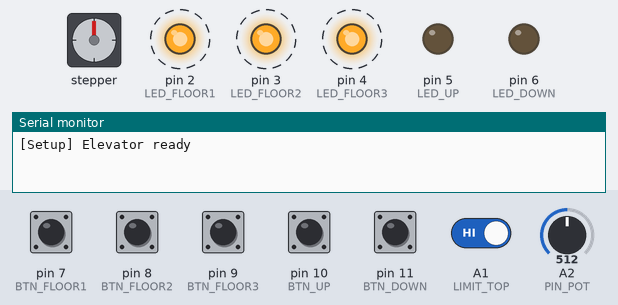
This sketch was run on a simulated Arduino Uno, built with avr-gcc and run on an emulated ATmega328P. Shown: stepper motor, output pins drawn as LEDs (lit = HIGH), the last lines printed to the serial monitor. Wiring (inferred from the names in the program): stepper motor driver (200 steps per turn assumed): step pin 13; direction A3. Dashed ring = blinking. Inputs (shaded band) come from the test bench; at power-on: A1 (LIMIT_TOP), pin 7 (BTN_FLOOR1), pin 8 (BTN_FLOOR2), pin 9 (BTN_FLOOR3), pin 10 (BTN_UP), pin 11 (BTN_DOWN) HIGH, A2 (PIN_POT) = 512.

Above: at 1.25 s.
1.3 s: A1 (LIMIT_TOP) driven LOW
At 2.1 s:
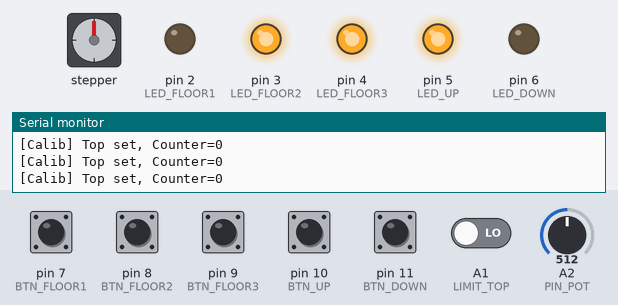
2.8 s: pin 7 (BTN_FLOOR1) pulled LOW for 0.15 s
At 4.1 s:
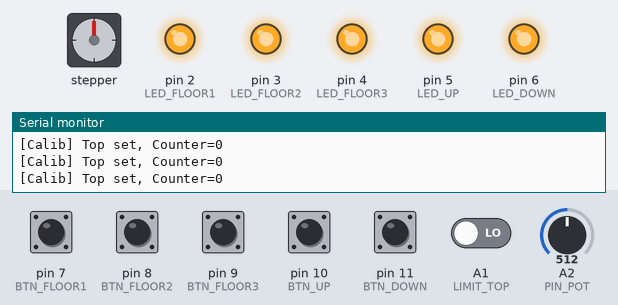
4.4 s: pin 7 (BTN_FLOOR1) pulsed LOW 2 times (0.12 s each, 0.3 s apart)
At 4.85 s:
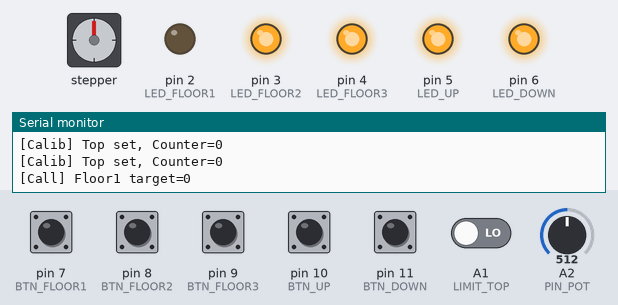
8.0 s: pin 8 (BTN_FLOOR2) pulled LOW for 0.15 s
At 9.4 s:
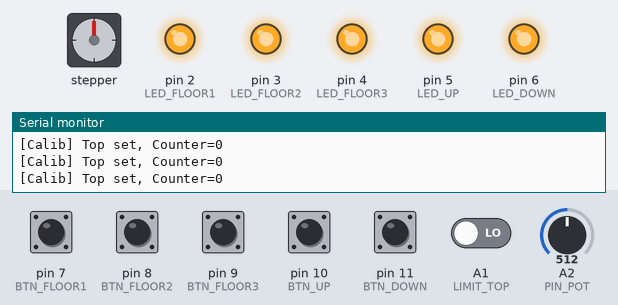
11.1 s: pin 9 (BTN_FLOOR3) pulled LOW for 0.15 s
At 11.8 s:
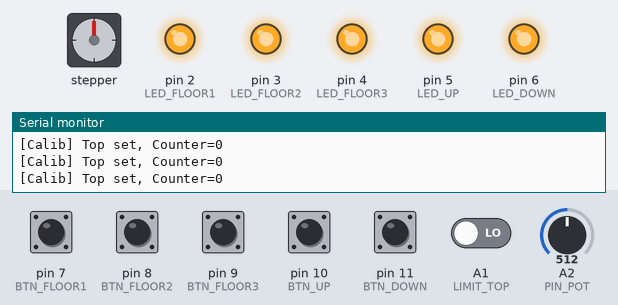
14.2 s: pin 7 (BTN_FLOOR1) pulled LOW for 0.15 s
At 15.5 s:
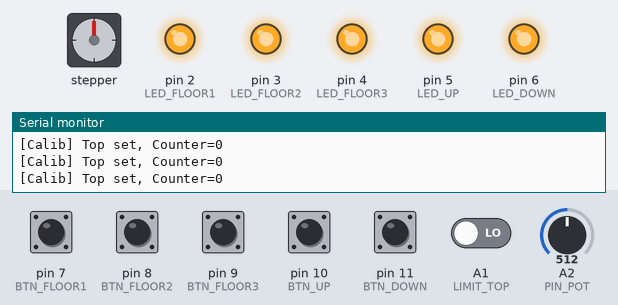
Timing chart, 0 to 17.2 s (numbered marks = the images above; inputs shaded):
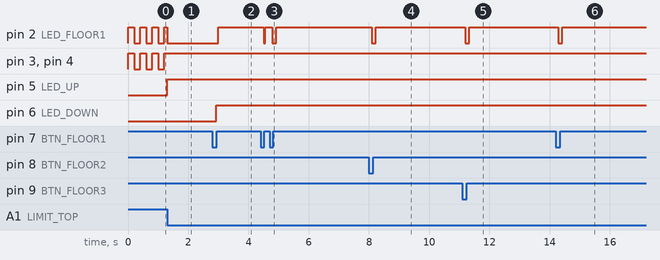

Measured:
- after the input at 1.3 s, pin 3 (LED_FLOOR2), pin 4 (LED_FLOOR3): stops changing and stays HIGH; pin 5 (LED_UP): LOW → HIGH at once
- after the input at 2.8 s, pin 2 (LED_FLOOR1): LOW → HIGH after 0.19 s; pin 6 (LED_DOWN): LOW → HIGH after 0.14 s
- after the input at 4.4 s, pin 2 (LED_FLOOR1): HIGH → LOW after 0.10 s, → HIGH 0.06 s later, → LOW 0.23 s later, → HIGH 0.14 s later
- after the input at 8.0 s, pin 2 (LED_FLOOR1): HIGH → LOW after 0.09 s, → HIGH 0.14 s later
- after the input at 11.1 s, pin 2 (LED_FLOOR1): HIGH → LOW after 0.09 s, → HIGH 0.14 s later
- after the input at 14.2 s, pin 2 (LED_FLOOR1): HIGH → LOW after 0.09 s, → HIGH 0.14 s later
- by itself, pin 3 (LED_FLOOR2), pin 4 (LED_FLOOR3): alternates HIGH for 0.20 s and LOW for 0.20 s

The sketch:

Elevator_Cal_floors_speed.ino
```cpp
// Elevator Sketch with Floor Call Logic
// Calibration (upper and lower limits) then floor calls for 3 floors

#include <Arduino.h>

// Pin Definitions
#define BTN_UP        10    // Manual UP (INPUT_PULLUP)
#define BTN_DOWN      11    // Manual DOWN
#define BTN_FLOOR1    7     // Floor1: first sets lower limit, then floor call
#define BTN_FLOOR2    8     // Floor2 call
#define BTN_FLOOR3    9     // Floor3 call
#define PIN_STEP      13    // Stepper STEP pin
#define PIN_DIR       A3    // Stepper DIR pin
#define LIMIT_TOP     A1    // Top limit switch (INPUT_PULLUP)
#define PIN_POT       A2    // Potentiometer for speed factor (analog input)

// LED Pins (active-low: LOW = ON)
#define LED_UP        5
#define LED_DOWN      6
#define LED_FLOOR1    2
#define LED_FLOOR2    3
#define LED_FLOOR3    4

// Timing constants
const unsigned int STEP_DELAY       = 100;  // base delay in microseconds
const unsigned long BLINK_INTERVAL  = 200;   // ms for floor LEDs fast blink

// State tracking
long positionCounter    = 0;
bool upperLimitLocked   = false;
bool lowerLimitSet      = false;
long lowerLimit         = 0;       // threshold for DOWN movement
long floor3Limit        = 0;       // 2% from lowerLimit

// Floor call logic
enum MoveMode { MANUAL, AUTO };
MoveMode mode = MANUAL;
long targetPosition = -1;

// Edge tracking
bool lastFloor1State    = HIGH;
bool lastFloor2State    = HIGH;
bool lastFloor3State    = HIGH;
bool lastLimitState     = HIGH;

// LED blink for floor buttons
unsigned long blinkLastTime = 0;
bool blinkState            = false;

// Speed factor variable
unsigned int stepDelay = STEP_DELAY;

void setup() {
  Serial.begin(9600);
  while (!Serial);
  Serial.println("[Setup] Elevator ready");

  // Configure inputs
  pinMode(BTN_UP, INPUT_PULLUP);
  pinMode(BTN_DOWN, INPUT_PULLUP);
  pinMode(BTN_FLOOR1, INPUT_PULLUP);
  pinMode(BTN_FLOOR2, INPUT_PULLUP);
  pinMode(BTN_FLOOR3, INPUT_PULLUP);
  pinMode(LIMIT_TOP, INPUT_PULLUP);
  pinMode(PIN_POT, INPUT);

  // Configure motor outputs
  pinMode(PIN_STEP, OUTPUT);
  pinMode(PIN_DIR, OUTPUT);

  // Configure LEDs
  pinMode(LED_UP, OUTPUT); digitalWrite(LED_UP, HIGH);
  pinMode(LED_DOWN, OUTPUT); digitalWrite(LED_DOWN, HIGH);
  pinMode(LED_FLOOR1, OUTPUT); digitalWrite(LED_FLOOR1, HIGH);
  pinMode(LED_FLOOR2, OUTPUT); digitalWrite(LED_FLOOR2, HIGH);
  pinMode(LED_FLOOR3, OUTPUT); digitalWrite(LED_FLOOR3, HIGH);
}

void loop() {
  unsigned long now = millis();

  // Read speed factor from potentiometer
  int potVal = analogRead(PIN_POT);             // 0..1023
  unsigned int factor = map(potVal, 0, 1023, 1, 15);
  stepDelay = STEP_DELAY * factor;

  // Read inputs
  bool upHeld     = (digitalRead(BTN_UP) == LOW);
  bool downHeld   = (digitalRead(BTN_DOWN) == LOW);
  bool f1         = (digitalRead(BTN_FLOOR1) == LOW);
  bool f2         = (digitalRead(BTN_FLOOR2) == LOW);
  bool f3         = (digitalRead(BTN_FLOOR3) == LOW);
  bool limitTop   = (digitalRead(LIMIT_TOP) == LOW);

  // Handle top limit (edge)
  if (limitTop && lastLimitState == HIGH) {
    positionCounter = 0;
    upperLimitLocked = true;
    Serial.println("[Calib] Top set, Counter=0");
  }
  lastLimitState = limitTop;

  // Lower limit setup: only if upper calibrated but lower not set
  if (upperLimitLocked && !lowerLimitSet && f1 && lastFloor1State == HIGH) {
    lowerLimitSet = true;
    lowerLimit = positionCounter;
    floor3Limit = (long)(lowerLimit * 0.02);  // compute third floor offset
    Serial.print("[Calib] Lower set="); Serial.println(lowerLimit);
    Serial.print("[Calib] Floor3 limit="); Serial.println(floor3Limit);
  }

  // Floor calls: only after both limits set, f1 now acts as call
  if (upperLimitLocked && lowerLimitSet && mode == MANUAL) {
    if (f1 && lastFloor1State == HIGH) {
      targetPosition = lowerLimit;
      mode = AUTO;
      Serial.print("[Call] Floor1 target="); Serial.println(targetPosition);
    } else if (f2 && lastFloor2State == HIGH) {
      targetPosition = lowerLimit / 2;
      mode = AUTO;
      Serial.print("[Call] Floor2 target="); Serial.println(targetPosition);
    } else if (f3 && lastFloor3State == HIGH) {
      targetPosition = (long)(lowerLimit * 0.02);
      mode = AUTO;
      Serial.print("[Call] Floor3 target="); Serial.println(targetPosition);
    }
  }
  lastFloor1State = f1;
  lastFloor2State = f2;
  lastFloor3State = f3;

  // Update blink state for floor LEDs
  if (now - blinkLastTime >= BLINK_INTERVAL) {
    blinkLastTime = now;
    blinkState = !blinkState;
  }

  // Floor LED logic
  if (!upperLimitLocked) {
    // Before top limit set: blink floors 1-3
    digitalWrite(LED_FLOOR1, blinkState ? LOW : HIGH);
    digitalWrite(LED_FLOOR2, blinkState ? LOW : HIGH);
    digitalWrite(LED_FLOOR3, blinkState ? LOW : HIGH);
  } else if (upperLimitLocked && !lowerLimitSet) {
    // After top limit only: Floor1 steady on
    digitalWrite(LED_FLOOR1, LOW);
    digitalWrite(LED_FLOOR2, HIGH);
    digitalWrite(LED_FLOOR3, HIGH);
  } else {
    // After both limits: default floors off
    digitalWrite(LED_FLOOR1, HIGH);
    digitalWrite(LED_FLOOR2, HIGH);
    digitalWrite(LED_FLOOR3, HIGH);
  }

  // Floor call indication during AUTO mode
  if (mode == AUTO) {
    // Light target floor LED until arrival
    if (targetPosition == lowerLimit) {
      digitalWrite(LED_FLOOR1, LOW);
    } else if (targetPosition == lowerLimit/2) {
      digitalWrite(LED_FLOOR2, LOW);
    } else if (targetPosition == (long)(lowerLimit*0.02)) {
      digitalWrite(LED_FLOOR3, LOW);
    }
  }

  // UP/DOWN LED logic: on when movement allowed (manual or auto)
  bool canUp;
  if (mode == MANUAL && lowerLimitSet) canUp = (positionCounter > floor3Limit);
  else canUp = (!upperLimitLocked || positionCounter > 0);
  bool canDown = (!lowerLimitSet || positionCounter < lowerLimit);
  digitalWrite(LED_UP,   canUp ? LOW : HIGH);
  digitalWrite(LED_DOWN, canDown ? LOW : HIGH);

  // Movement logic
  if (mode == MANUAL) {
    // Manual UP limited by floor3Limit after calibration
    if (upHeld && ((lowerLimitSet && positionCounter > floor3Limit) || (!lowerLimitSet && (!upperLimitLocked || positionCounter > 0)))) stepMove(1);
    if (downHeld && (!lowerLimitSet || positionCounter < lowerLimit)) stepMove(-1);
  } else {
    if (positionCounter < targetPosition) stepMove(-1);
    else if (positionCounter > targetPosition) stepMove(1);
    else { Serial.println("[Arrive] Target reached"); mode = MANUAL; }
  }
}

// stepMove: dir +1 up, -1 down
void stepMove(int dir) {
  digitalWrite(PIN_DIR, dir>0?HIGH:LOW);
  digitalWrite(PIN_STEP, HIGH);
  delayMicroseconds(stepDelay);
  digitalWrite(PIN_STEP, LOW);
  delayMicroseconds(stepDelay);
  positionCounter += (dir<0?1:-1);
}
```
